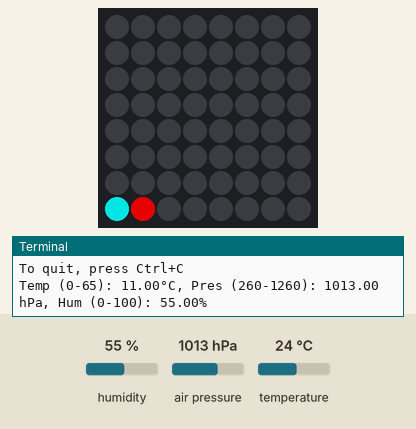
Simulated run of this program. Board: Raspberry Pi (BCM pin numbers) with a Sense HAT. On the bench: the Sense HAT's 8×8 RGB LED matrix, the last lines printed to the terminal. The test bench sets the inputs (shaded band); at power-on: humidity 55 %, air pressure 1013 hPa, temperature 24 °C. Dim RGB values are drawn brighter than linear.

Above: at 0.03 s.
At 0.41 s:
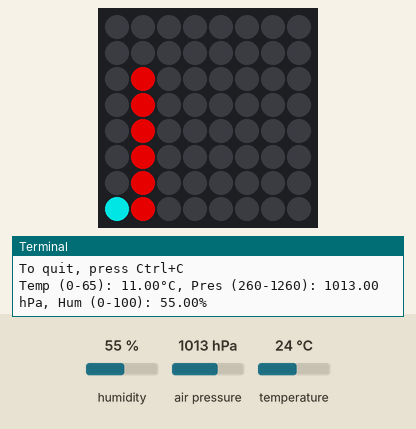
At 0.79 s:
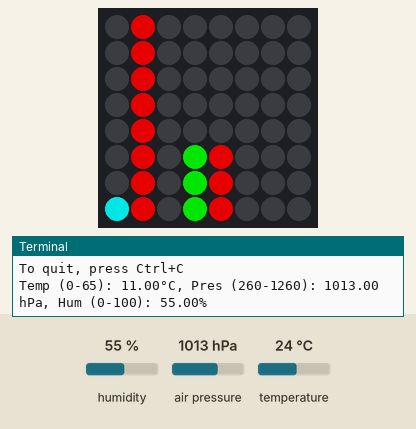
At 1.8 s:
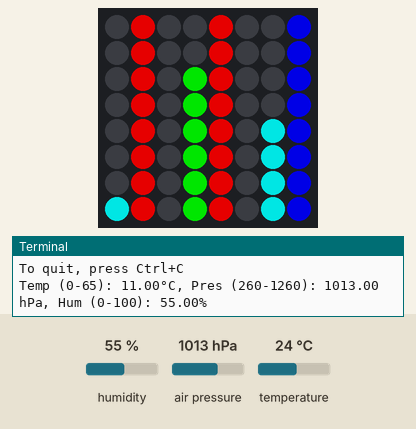
At 35.0 s:
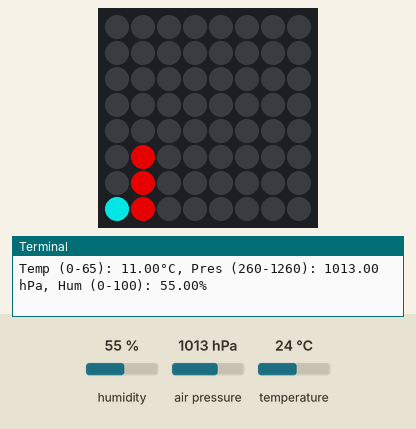
At 35.97 s:
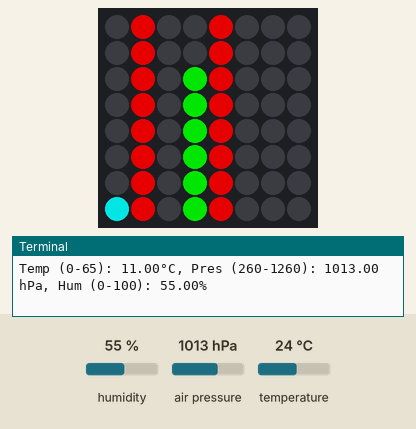

The program:

tph_graph2.py
```python
#!/usr/bin/env python3
# ========================================================================
# tph_graph2.py
#
# Description: Display temperature, pressure, and humidity in real-time,
#              visualized as an animated line graph.
#
# Author: Jim Ing
# Date: 2024-08-20
# ========================================================================

import time
from config import sense

# Temperature adjustment factor
temp_adjustment = 13

# Define max values for comparison
max_temp = 65       # Max temperature value
max_humidity = 100  # Max humidity value
max_pressure = 1260 # Max pressure value

def get_color_for_humidity(humidity):
    if humidity >= 60:
        return (0, 0, 255)   # Blue for wet
    elif 50 <= humidity <= 59:
        return (0, 255, 255) # Cyan
    elif 30 <= humidity <= 49:
        return (0, 255, 0)   # Green
    elif 20 <= humidity <= 29:
        return (255, 255, 0) # Yellow for dry
    else:
        return (255, 0, 0)   # Red for very dry

def get_color_for_temperature(temperature):
    if temperature >= 28:
        return (255, 0, 0)   # Red for too hot
    elif 24 <= temperature <= 27:
        return (255, 165, 0) # Red-Orange
    elif 18 <= temperature <= 23:
        return (255, 140, 0) # Orange for comfortable
    elif 13 <= temperature <= 17:
        return (0, 255, 0)   # Green for cool
    elif 8 <= temperature <= 12:
        return (0, 255, 255) # Cyan for cold
    else:
        return (0, 0, 255)   # Blue for very cold

def get_color_for_pressure(pressure):
    if pressure >= 1050:
        return (255, 0, 0) # Red for high
    elif 980 <= pressure < 1050:
        return (0, 255, 0) # Green for normal
    else:
        return (0, 0, 255) # Blue for low

def display_bar_graph(value, max_value, color, max_color, column, comparison_column):
    num_pixels = int((value / max_value) * 8)
    for i in range(8):
        if i < num_pixels:
            sense.set_pixel(column, 7 - i, color)
        else:
            sense.set_pixel(column, 7 - i, 0, 0, 0) # Clear remaining pixels

        # Draw the max value bar in the comparison column, using the max_color
        sense.set_pixel(comparison_column, 7 - i, max_color)

        # Add a slight delay to animate the bar drawing
        time.sleep(0.075)

try:
    print("To quit, press Ctrl+C")
    while True:
        # Read sensor values
        raw_temp = sense.get_temperature_from_pressure() # Use pressure sensor for temperature
        temperature = raw_temp - temp_adjustment
        humidity = sense.get_humidity()
        pressure = sense.get_pressure()

        # Print values to console
        print(f"Temp (0-65): {temperature:.2f}°C, Pres (260-1260): {pressure:.2f} hPa, Hum (0-100): {humidity:.2f}%")

        # Get colors for the readings and max values
        temp_color = get_color_for_temperature(temperature)
        pressure_color = get_color_for_pressure(pressure)
        humidity_color = get_color_for_humidity(humidity)

        # Get colors for the max values
        max_temp_color = get_color_for_temperature(max_temp)
        max_pressure_color = get_color_for_pressure(max_pressure)
        max_humidity_color = get_color_for_humidity(max_humidity)

        # Display bar graphs on LED matrix with colorized max value comparison
        display_bar_graph(temperature, max_temp, temp_color, max_temp_color, 0, 1)        # Columns 0-1 for temperature
        display_bar_graph(pressure, max_pressure, pressure_color, max_pressure_color, 3, 4) # Columns 3-4 for pressure
        display_bar_graph(humidity, max_humidity, humidity_color, max_humidity_color, 6, 7) # Columns 6-7 for humidity

        # Refresh display
        time.sleep(30) # Update every 30 seconds
        sense.clear()
        time.sleep(3)

except KeyboardInterrupt:
    sense.clear()
```

config.py
```python
#!/usr/bin/env python3
# ========================================================================
# config.py
#
# Description: Global configuration.
#
# Author: Jim Ing
# Date: 2024-08-29
# ========================================================================

from sense_hat import SenseHat
#from sense_hat import SenseHat, ACTION_PRESSED, ACTION_HELD, ACTION_RELEASED

sense = SenseHat()

sense.rotation = 0
sense.low_light = True
```

Measured:
- what the display in image 3 shows lasts 30.0 s, from 1.8 s to 31.8 s
